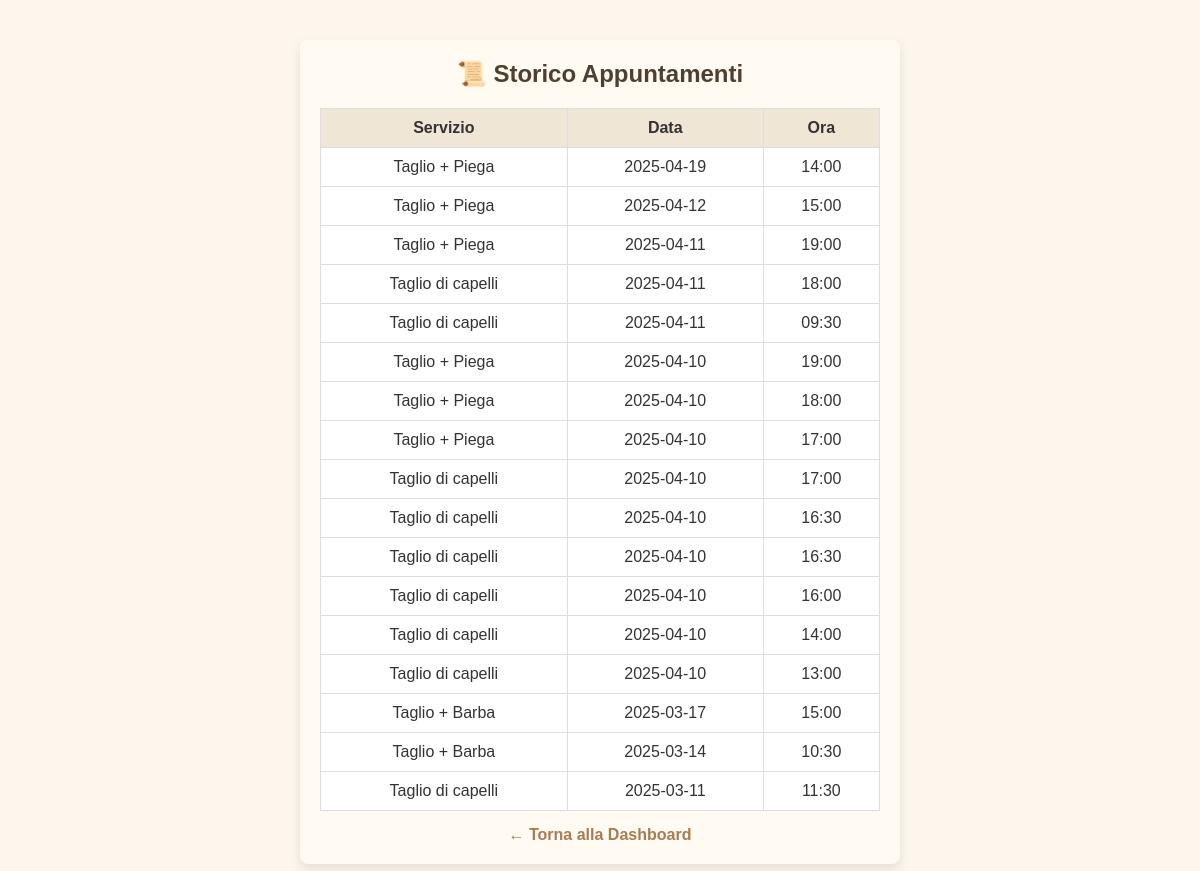
The page /user_history (signed in) on the database its author committed.
### tables this page shows
CREATE TABLE appointments (
            id INTEGER PRIMARY KEY AUTOINCREMENT,
            user_id INTEGER NOT NULL,
            service TEXT NOT NULL,
            date TEXT NOT NULL,
            time TEXT NOT NULL, barber TEXT NOT NULL DEFAULT 'Mattia', tipo TEXT DEFAULT 'barbiere',
            FOREIGN KEY (user_id) REFERENCES users(id)
        );

### app.py (the view)
@app.route('/user_history')
def user_history():
    if 'user_id' not in session:
        return redirect(url_for('login_user'))
    user_id = session['user_id']
    today = datetime.now().strftime("%Y-%m-%d")
    now_time = datetime.now().strftime("%H:%M")
    conn = sqlite3.connect('bookings.db')
    cursor = conn.cursor()
    cursor.execute("""
        SELECT service, date, time
        FROM appointments
        WHERE user_id = ? AND (date < ? OR (date = ? AND time < ?))
        ORDER BY date DESC, time DESC
    """, (user_id, today, today, now_time))
    appointments = cursor.fetchall()
    conn.close()
    return render_template('user_history.html', appointments=appointments)

### templates/user_history.html (shortened to what this page needs)
<!DOCTYPE html>
<html lang="it">
<head>
  <link rel="stylesheet" href="{{ url_for('static', filename='style.css') }}">
</head>
<body>
  <div class="container">
    <h2>📜 Storico Appuntamenti</h2>
    {% if appointments %}
      <table>
        <thead>
          <tr>
            <th>Servizio</th>
            <th>Data</th>
            <th>Ora</th>
          </tr>
        </thead>
        <tbody>
          {% for a in appointments %}
          <tr>
            <td>{{ a[0] }}</td>
            <td>{{ a[1] }}</td>
            <td>{{ a[2] }}</td>
          </tr>
          {% endfor %}
        </tbody>
      </table>
    {% else %}
      <p>Non hai appuntamenti passati.</p>
    {% endif %}
    <a href="{{ url_for('user_dashboard') }}">← Torna alla Dashboard</a>
  </div>
</body>
</html>

### static/style.css (style rules this page uses)
* { box-sizing: border-box; margin: 0; padding: 0; }
body { font-family: 'Arial', sans-serif; background-color: #fdf6ec; color: #333; display: flex; flex-direction: column; align-items: center; padding: 20px; }
.container { width: 100%; max-width: 600px; background: #fffaf2; padding: 20px; border-radius: 8px; box-shadow: 0 4px 12px rgba(0, 0, 0, 0.1); margin: 20px 0; }
h1, h2, h3 { text-align: center; color: #4e3f2f; margin-bottom: 15px; }
a { display: block; text-align: center; margin-top: 15px; text-decoration: none; color: #a67c52; font-weight: bold; }
table { width: 100%; border-collapse: collapse; margin-top: 20px; background-color: #fff; color: #333; }
table, th, td { border: 1px solid #ddd; }
th, td { padding: 10px; text-align: center; }
th { background-color: #f0e6d6; color: #333; }

### rows shown on the page
appointments: service "Taglio + Piega", date "2025-04-19", time "14:00"
appointments: service "Taglio + Piega", date "2025-04-12", time "15:00"
appointments: service "Taglio + Piega", date "2025-04-11", time "19:00"
appointments: service "Taglio di capelli", date "2025-04-11", time "18:00"
appointments: service "Taglio di capelli", date "2025-04-11", time "09:30"
appointments: service "Taglio + Piega", date "2025-04-10", time "19:00"
appointments: service "Taglio + Piega", date "2025-04-10", time "18:00"
appointments: service "Taglio + Piega", date "2025-04-10", time "17:00"
appointments: service "Taglio di capelli", date "2025-04-10", time "17:00"
appointments: service "Taglio di capelli", date "2025-04-10", time "16:30"
appointments: service "Taglio di capelli", date "2025-04-10", time "16:30"
appointments: service "Taglio di capelli", date "2025-04-10", time "16:00"
appointments: service "Taglio di capelli", date "2025-04-10", time "14:00"
appointments: service "Taglio di capelli", date "2025-04-10", time "13:00"
appointments: service "Taglio + Barba", date "2025-03-17", time "15:00"
appointments: service "Taglio + Barba", date "2025-03-14", time "10:30"
appointments: service "Taglio di capelli", date "2025-03-11", time "11:30"
